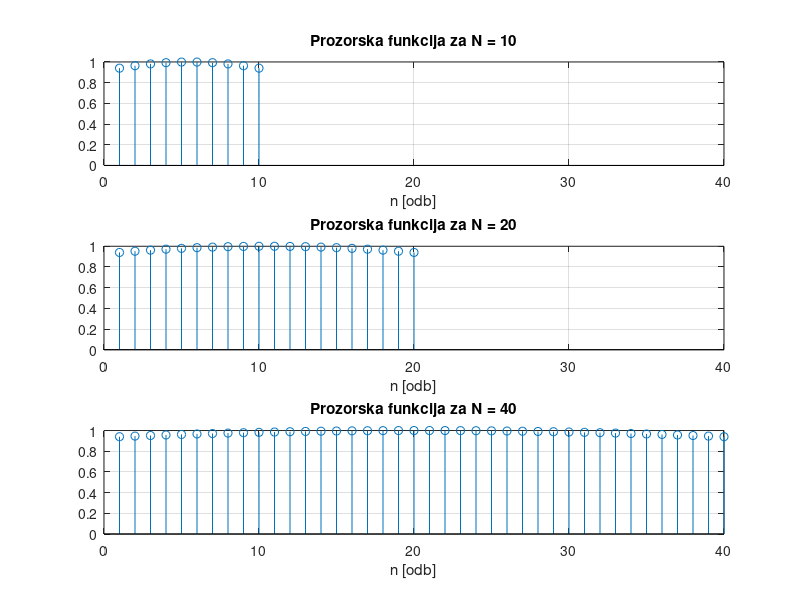
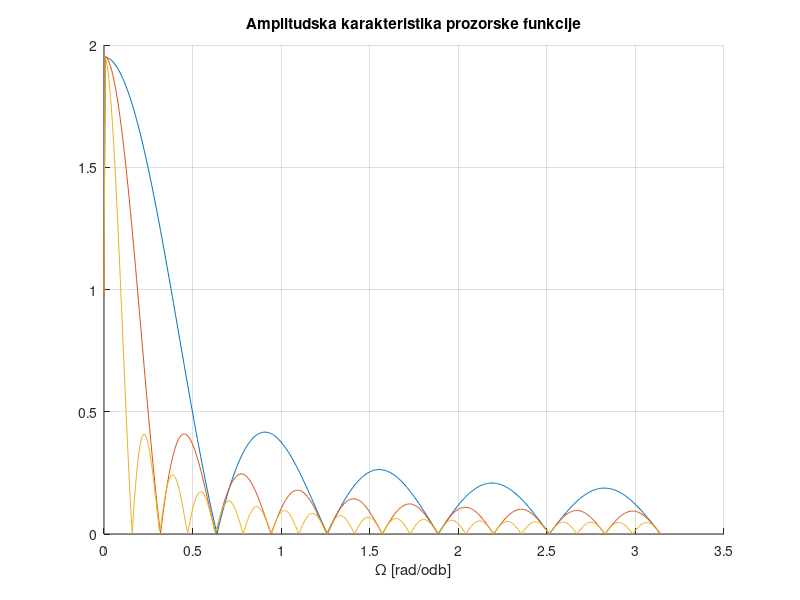
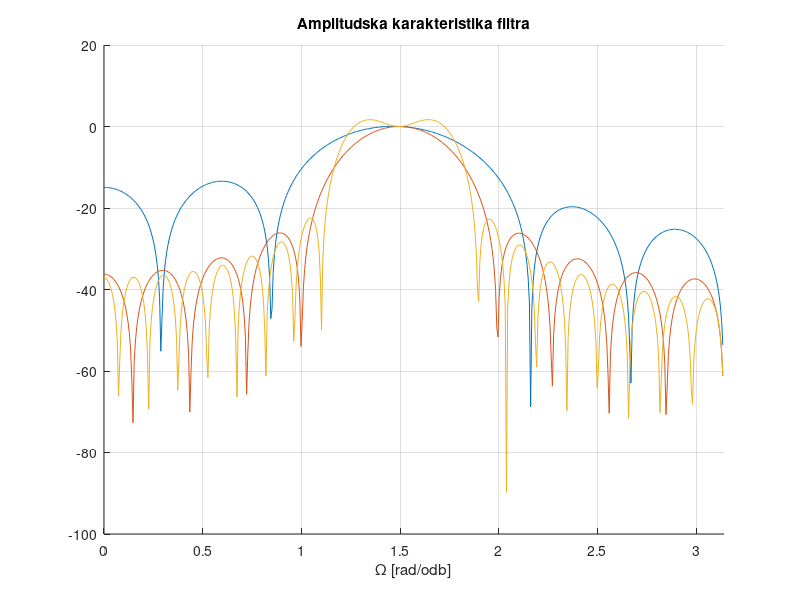

Write MATLAB code to recreate these figures, in order.
clear all; close all; clc;

N = [10, 20, 40];
Nfft = 1024;
w1 = 0:2*pi/Nfft:pi;
Wn = [1.2, 1.8]/pi;

for k = 1:length(N)
   n = N(k)-1; 
   window = kaiser(N(k)); 
   figure(1)
      subplot(3,1,k)
        stem(window);
        xlabel('n [odb]'); xlim([0, 40]);
        title(['Prozorska funkcija za N = ' num2str(N(k))]); grid on;
        
   Xw = fft(window, Nfft)/length(window); 
   Xw1 = abs(Xw(1:Nfft/2+1));
   Xw1(2:Nfft/2+1) = 2*Xw1(2:Nfft/2+1); 
   figure(2)
      hold on
      plot(w1, Xw1); 
      xlabel('\Omega [rad/odb]'); 
      title('Amplitudska karakteristika prozorske funkcije'); grid on;
   b = fir1(n, Wn, window);
   a = 1;
   [hz, w] = freqz(b, 1, Nfft/2+1);
   figure(3)
      hold on; 
      plot(w, 20*log10(abs(hz))); 
      xlabel('\Omega [rad/odb]'); xlim([0 pi]); 
      title('Amplitudska karakteristika filtra'); grid on;
end